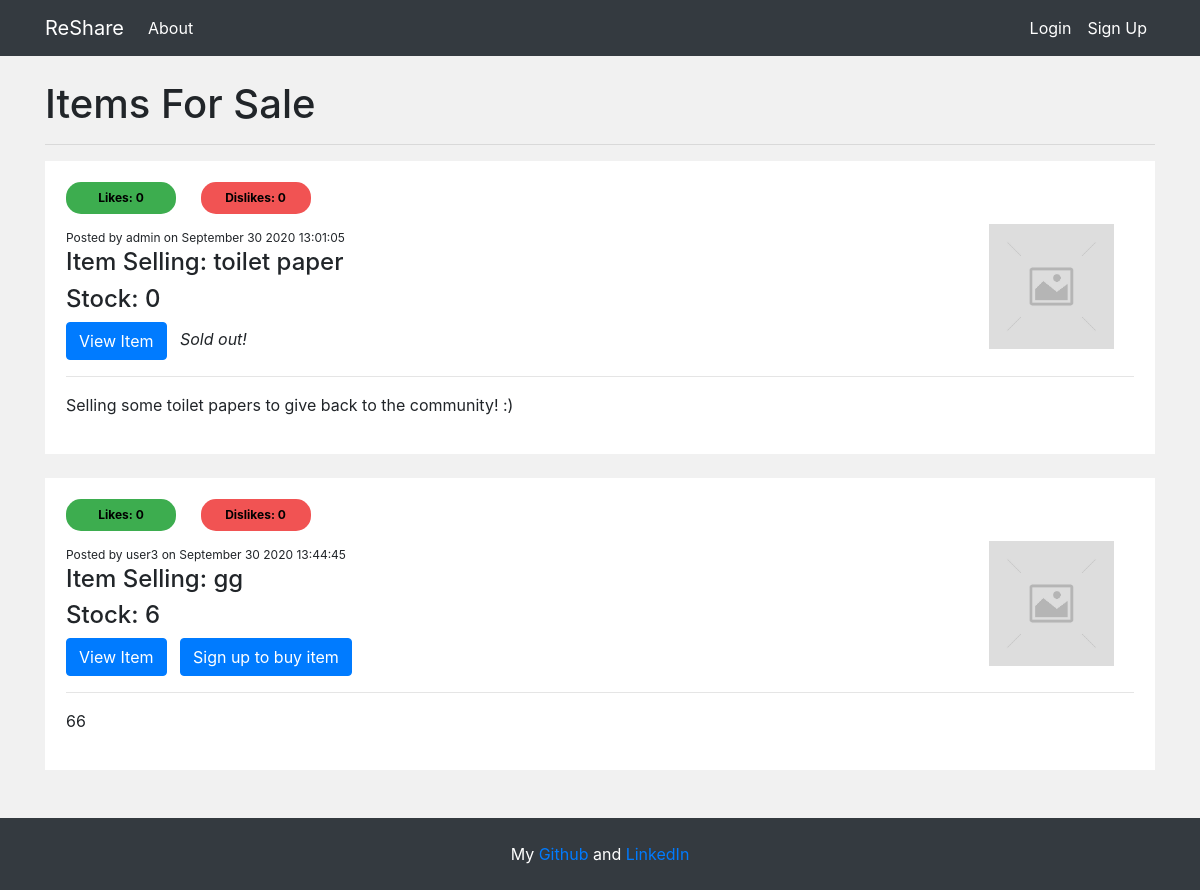
The page / on the database its author committed.
### app/models.py (models this page shows, shortened)
class PostData(db.Model):
    id = db.Column(db.Integer, primary_key=True)
    item = db.Column(db.String(20), nullable=False) # TODO
    stock = db.Column(db.Integer, nullable=False)
    content = db.Column(db.Text, nullable=False)
    author = db.Column(db.String(20), nullable=False, default='Unknown')
    date = db.Column(db.DateTime, nullable=False, default=datetime.now)
    likes = db.Column(db.Integer, nullable=False, default=0)
    dislikes = db.Column(db.Integer, nullable=False, default=0)
    img = db.Column(db.String(20), nullable=False, default='placeholder.jpg')

### app/routes.py (the view)
@app.route('/')
def index():
    feed_posts = PostData.query.order_by(PostData.likes.desc()).all()
    return render_template("index.html", feed=feed_posts)

### app/templates/index.html (shortened to what this page needs)
{% extends 'base.html' %}
{% block body %}
  <h1>Items For Sale</h1>
  <hr />
  {% if feed %}
    {% for post in feed %}
      <div id="{{post.id}}" class="post-container">
        {% if current_user.is_authenticated %}
        <div class="like-bar">
        {% else %}
        <div class="like-bar-view">
        {% endif %}
          <button class="upvote">Likes: {{post.likes}}</button>
          <button class="devote">Dislikes: {{post.dislikes}}</button>
        </div>
        <div>
          <img class="post-img float-right" src="{{url_for('static', filename='images/' + post.img)}}" />
        </div>
        <div id="{{post.id}}">
          <small>Posted by {{post.author}} on </small>
          <small class="publish-date">{{post.date}}</small>
          <h4>Item Selling: {{post.item}}</h4>
          <h4>Stock: {{post.stock}}</h4>
          <a class="btn btn-primary" href="{{url_for('display_post', id=post.id)}}">
            View Item
          </a>
          {% if post.stock == 0 %}
            <i>Sold out!</i>
          {% else %}
            {% if current_user.is_authenticated and post.author != current_user.username %}
              <a class="btn btn-primary" href="{{url_for('buy', id=post.id)}}">
                Buy Item
              </a>
            {% elif not current_user.is_authenticated%}
              <a class="btn btn-primary" href="{{url_for('register')}}">
                Sign up to buy item
              </a>
            {% endif %}
          {% endif %}
          <hr />
          <p style="white-space: pre-wrap">{{post.content}}</p>
        </div>
      </div>
      <br/>
    {% endfor %}
  {% else %}
    <i> No items for sale</i>
    <br />
  {% endif %}
{% endblock %}

### app/templates/base.html (shortened to what this page needs)
<!DOCTYPE html>
<html lang="en">
  <head>
    <link
      rel="stylesheet"
      href="https://stackpath.bootstrapcdn.com/bootstrap/4.5.2/css/bootstrap.min.css"
    />
    <link
      rel="stylesheet"
      type="text/css"
      href="{{url_for('static', filename='main.css')}}"
    />
  </head>
  <body>
    <main class="main-container">
    <nav class="navbar navbar-expand-lg navbar-dark bg-dark">
      <div class="container">
        <div class="collapse navbar-collapse" id="navbarsExample07">
          <ul class="navbar-nav mr-auto">
            <a class="navbar-brand" href="{{url_for('index')}}"
              >ReShare </a>
            <a class="nav-link active" href="{{url_for('about')}}">
              About
            </a>
          </ul>
          <nav class="navbar-nav">
            {% if current_user.is_authenticated%}
              <a class="nav-link active" href="{{url_for('purchase_history')}}">
                Purchase History <span class="sr-only"></span>
              </a>
              <a class="nav-link active" href="{{url_for('logout')}}">
                Logout <span class="sr-only"></span>
              </a>
            {% else %}
              <a class="nav-link active" href="{{url_for('login')}}">
                Login
              </a>
              <a class="nav-link active" href="{{url_for('register')}}">
                Sign Up
              </a>
            {% endif %}
          </nav>
        </div>
      </div>
    </nav>
    <div class="container">
      <br />
        {% block body %}
        {% endblock %}
        <br/>
      </div>
    </main>
    <footer class="page-footer bg-dark text-center">
      <br/>
      <div class="footer-header">
        My
        <a href="https://github.com/gtangelo">Github</a>
        and
        <a href="https://www.linkedin.com/in/gabriel-angelo-ting-3003691a5/">LinkedIn<br />
      </div>
      <br/>
    </footer>
  </body>
</html>

### app/static/main.css (style rules this page uses)
.main-container { background-color: #f1f1f1; display: block; height: 100%; }
.upvote, .devote { padding: 7px; margin-right: 20px; margin-bottom: 10px; border-radius: 15px; width: 110px; font-size: 12px; font-weight: bold; border: none; }
.upvote { background-color: #3dad4f; }
.devote { background-color: #f15353; }
small { font-size: 12px; }
main { height: 100%; width: 100%; min-height: calc(100vh - 16px - 56px); }
.post-container { padding: 20px; border: 1px solid white; background-color: white; }
.footer-header { font-size: 16px; color: white; }
.post-img { height: 125px; width: 125px; margin-right: 20px; margin-bottom: 16px; }

### rows shown on the page
PostData: likes "0", dislikes "0", img (placeholder picture), author "admin", item "toilet paper", stock "0", shows "Sold out!", content "Selling some toilet papers to give back to the community! :)"
PostData: likes "0", dislikes "0", img (placeholder picture), author "user3", item "gg", stock "6", content "66"
